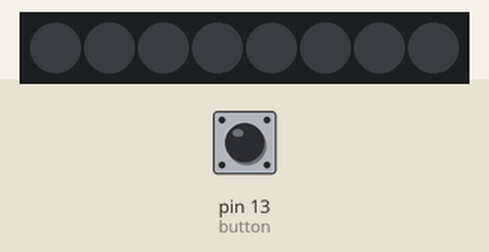
Recording of a program running on a simulated MicroPython board. Parts: 8 RGB LEDs in strip order, left to right. The inputs (shaded band) are chosen by the test bench; at power-on: pin 13 (button) HIGH. Dim RGB values are drawn brighter than linear.

Above: at 1.2 s.
1.3 s: pin 13 (button) pulled LOW for 0.15 s
At 1.82 s:
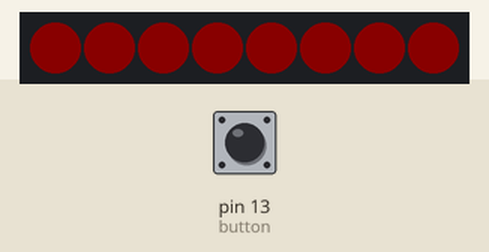
2.0 s: pin 13 (button) pulled LOW for 3.2 s
At 2.81 s:
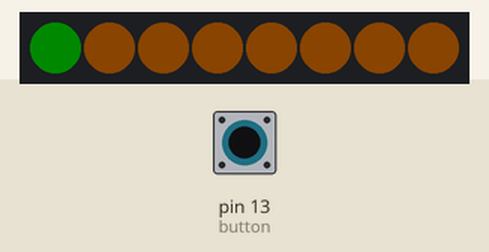
6.7 s: pin 13 (button) pulled LOW for 1 s
At 6.71 s:
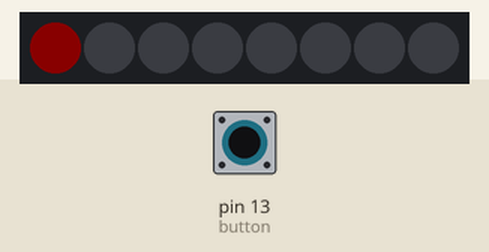
Timing chart, 0 to 9.7 s (numbered marks = the images above; inputs shaded):
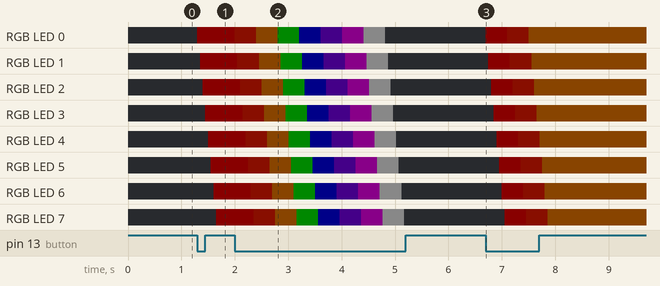

Measured:
- after the input at 1.3 s, RGB LED 0: off → RGB(10, 0, 0) at once; RGB LED 1: off → RGB(10, 0, 0) after 0.05 s; RGB LED 2: off → RGB(10, 0, 0) after 0.10 s; RGB LED 3: off → RGB(10, 0, 0) after 0.15 s; RGB LED 4: off → RGB(10, 0, 0) after 0.20 s; the LEDs: first change at once (image 1 shows a later state)
- after the input at 6.7 s, RGB LED 0: off → RGB(10, 0, 0) at once, → RGB(10, 1, 0) 0.40 s later, → RGB(10, 5, 0) 0.40 s later; RGB LED 1: off → RGB(10, 0, 0) after 0.05 s, → RGB(10, 1, 0) 0.40 s later, → RGB(10, 5, 0) 0.40 s later

The program:

Neopixel_And_Button.py
```python
from machine import Pin
import neopixel
import time
pin = Pin(48, Pin.OUT)
np = neopixel.NeoPixel(pin, 8)
button = Pin(13, Pin.IN,Pin.PULL_UP)
color_val = 0

#brightness :0-255
brightness=10
colors=[[brightness,0,0],					 	          #red
        [brightness, int(brightness / 8), 0],	#orange
        [brightness, int(brightness / 2), 0],	#yellow
        [0,brightness,0],                    	#green
        [0,0,brightness],                    	#blue
        [int(brightness / 2), 0, brightness],	#purple
        [brightness, 0, brightness],			    #pink
        [brightness,brightness,brightness],  	#white
        [0,0,0]]                             	#close

for i in range(0,8): # Turns the LED off at the beginning of the program.
    np[i]=colors[-1]
    np.write()

while True:
    if not button.value(): # Whenever the button is pressed, the Neopixel will do a monochrome color wheel spin. It can also be held.
        for i in range(0,8):
            np[i]=colors[color_val]
            np.write()
            time.sleep_ms(50)

        if color_val < (len(colors) - 1): # Changes LED's color, if it's greater than the length of the list it'll reset to 0 so that it loops around. Also allows you to add more colors to the list without having to change anything else.
            color_val += 1
        else:
            color_val = 0
```
